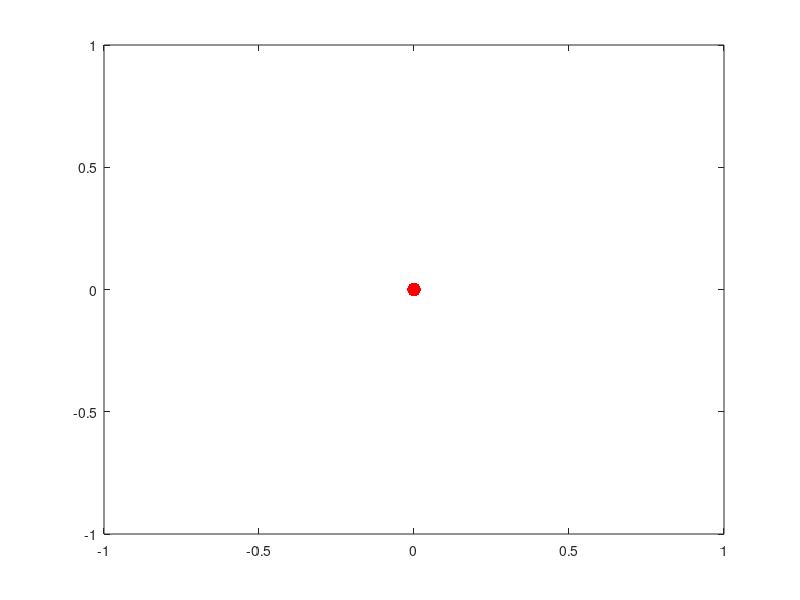

MATLAB code to generate this figure: (Note: this script raises an error after producing the figure.)
clear variables, close all;
addpath functions

%% drawing different Kepler orbits
close all
phi = linspace(0,2*pi,100); % linear true anomaly
a = 1;
e = 0.80;
figure('color','k')
plot(0,0,'.r','MarkerSize',30); hold all; set(gca,'color','k');
[r] = calcKeplerRadius(phi,a,e);
[x,y] = pol2cart(phi,r);
plot(x,y,'.-')
axis equal
hold all